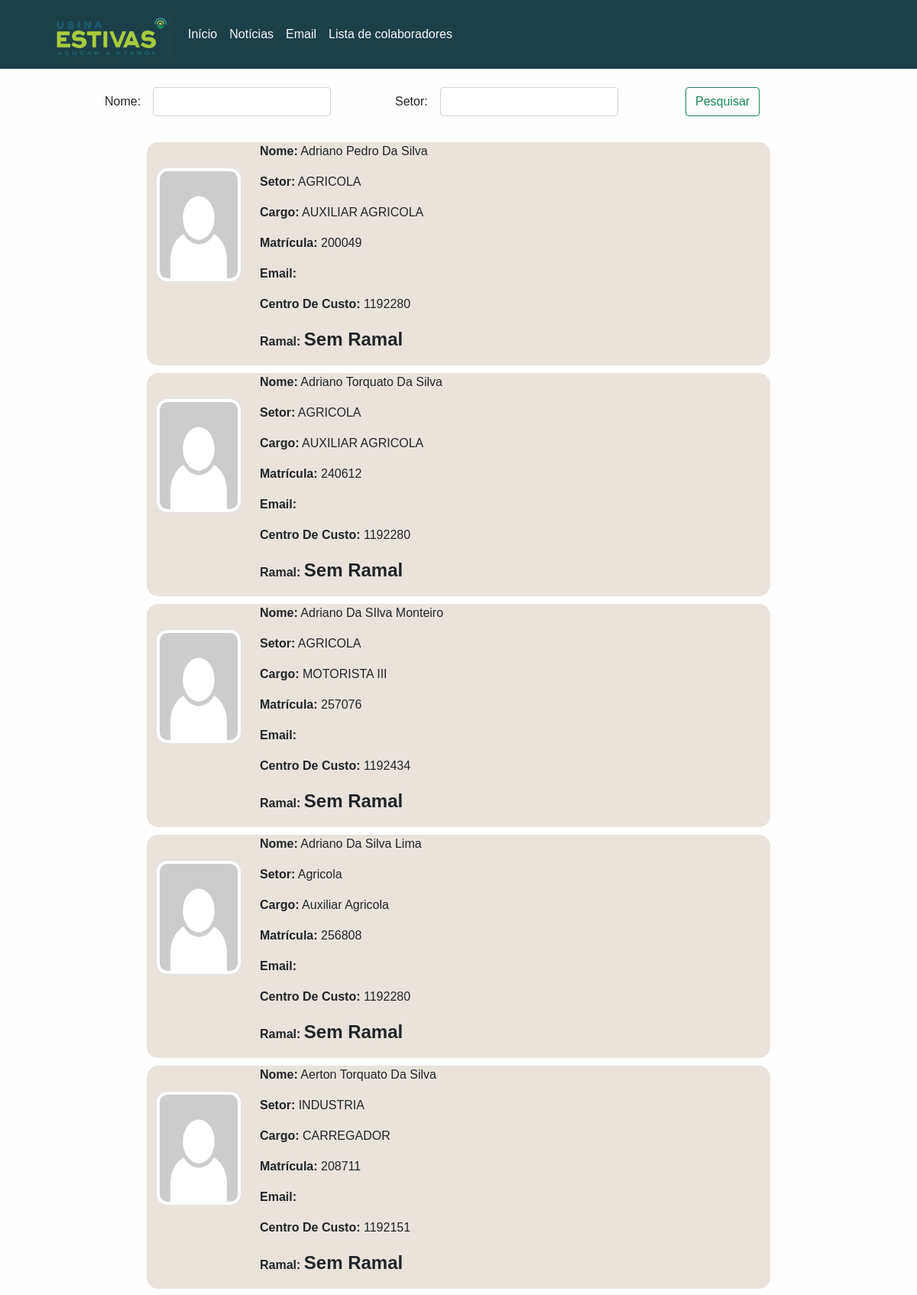
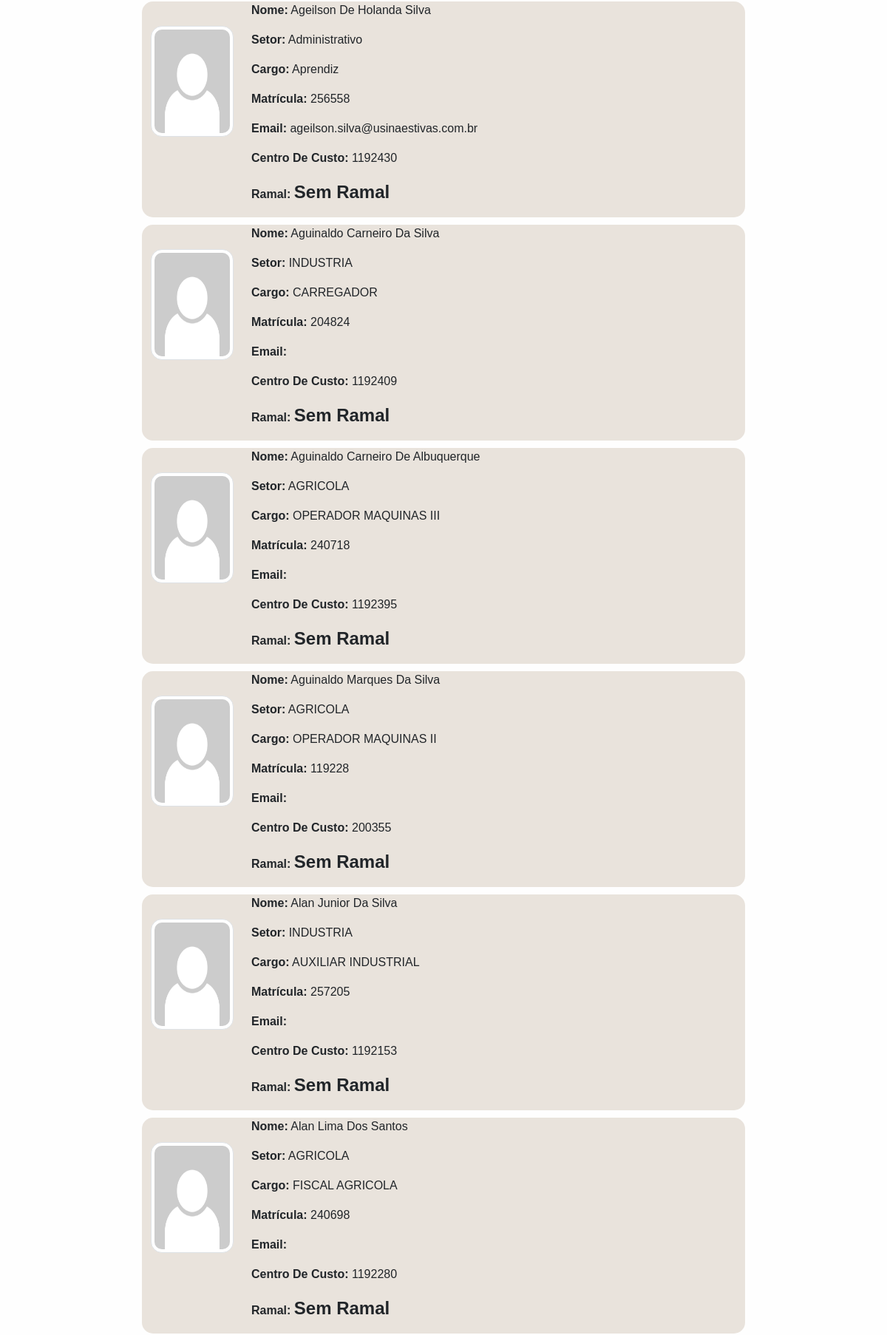
Page /ramal/ramais/?page=2 (upper part) on the committed database (2 pictures, top to bottom).
### ramais/models.py (models this page shows)
class Pessoa(models.Model):
	nome = models.CharField('Nome', max_length=150)
	setor = models.CharField('Setor', max_length=100)
	cargo = models.CharField('Cargo', max_length=50)
	matricula = models.CharField('Matricula', max_length=6, unique=True)
	email = models.CharField('Email', null=True, max_length=50)
	cc = models.CharField('Centro de custo', max_length=7, null=True)
	ramal = models.CharField('Ramal', max_length=9, null=True, default='Sem ramal')
	foto = models.ImageField('Foto', upload_to='usuarios', default='usuarios/sem-foto.png')

### ramais/views.py (the view)
# urls.py: path('ramal/ramais/', listaramais, name="listaramais"),
def listaramais(request):
	pessoa = Pessoa.objects.all().order_by('nome')
	meufiltro = FiltroPessoa(request.GET, queryset=pessoa)
	paginator = Paginator(meufiltro.qs, 12)
	page = request.GET.get('page')
	contacts = paginator.get_page(page)
	contexto = {
	'filtro': meufiltro,
	'contacts': contacts
	}
	return render(request, 'listaramais.html', contexto)

### ramais/templatetags/my_tags.py (called while the page is built)
@register.simple_tag
def my_url(value, field_name, urlencode=None):
    url = '?{}={}'.format(field_name, value)
    if urlencode:
        querystring = urlencode.split('&')
        filtered_querystring = filter(lambda p: p.split('=')[0] != field_name, querystring)
        encoded_querystring = '&'.join(filtered_querystring)
        url = '{}&{}'.format(url, encoded_querystring)
    return url

### ramais/templates/listaramais.html (shortened to what this page needs)
{% extends "base.html" %}
{% load static %}
{% load widget_tweaks %}
{% block conteudo %}
{% load my_tags %}
<div class="container">
  <form method="get" action="?nome=&setor=">
    <div class="row">
      <div class="col-md-1">
      </div>
    <div class="col-md-4 col-12">
      <div class="row g-3 align-items-center">
    <div class="col-auto">
      <label for="inputPassword6" class="col-form-label">Nome:</label>
    </div>
    <div class="col-auto">
      {% render_field filtro.form.nome class="form-control"%}
    </div>
  </div>
    </div>
    <div class="col-md-4 col-12">
      <div class="row g-3 align-items-center">
    <div class="col-auto">
      <label for="inputPassword6" class="col-form-label">Setor:</label>
    </div>
    <div class="col-auto">
      {% render_field filtro.form.setor class="form-control"%}
    </div>
  </div>
    </div>
    <div class="col-md-3 col-12">
    <button class="btn btn-outline-success" type="submit">Pesquisar</button>
  </div>
  </div>
</form>
<br>
  {% for pessoa in contacts %}
  <div class="row ramal">
    <div class="col-12 col-sm-6 col-md-2 foto">
      <img class="img-fluid img-thumbnail" src="/media/{{pessoa.foto}}">
    </div>
    <div class="col-12 col-sm-6 col-md-10 texto">
      <td>
      <p> <b>Nome:</b> {{pessoa.nome}}</p>
      <p> <b>Setor:</b> {{pessoa.setor}}</p>
      <p> <b>Cargo:</b> {{pessoa.cargo}}</p>
      <p> <b>Matrícula:</b> {{pessoa.matricula}}</p>
      <p style="display: inline;"> <b>Email:</b> <p style="text-transform: lowercase; display: inline;">{{pessoa.email}}</p></p>
      <p> <b>Centro de Custo:</b> {{pessoa.cc}}</p>
      <p> <b>Ramal:</b> <small class="numero">{{pessoa.ramal}}</small></p>
    </td>
    </div>
  </div>
  {% endfor %}
  <br>
</div>
{% endblock %}

### ramais/static/css/estilo.css (style rules this page uses)
body { font-family: 'Arial', sans-serif; background-color: #fefefe; }
.ramal { background-color: #e9e3dc; margin-left: 150px; margin-right: 150px; margin-top: 10px; border-radius: 15px; }
.foto img { margin-top: 33px; width: 130px; height: 150px; border-radius: 15px; align-items: center; }
.numero { font-weight: bold; font-size: 24px; }
.texto p { text-transform: capitalize; }

### rows in the picture
Pessoa: foto (picture), nome "Adriano Pedro Da Silva", setor "AGRICOLA", cargo "AUXILIAR AGRICOLA", matricula "200049", cc "1192280", ramal "Sem Ramal"
Pessoa: foto (picture), nome "Adriano Torquato Da Silva", setor "AGRICOLA", cargo "AUXILIAR AGRICOLA", matricula "240612", cc "1192280", ramal "Sem Ramal"
Pessoa: foto (picture), nome "Adriano Da SIlva Monteiro", setor "AGRICOLA", cargo "MOTORISTA III", matricula "257076", cc "1192434", ramal "Sem Ramal"
Pessoa: foto (picture), nome "Adriano Da Silva Lima", setor "Agricola", cargo "Auxiliar Agricola", matricula "256808", cc "1192280", ramal "Sem Ramal"
Pessoa: foto (picture), nome "Aerton Torquato Da Silva", setor "INDUSTRIA", cargo "CARREGADOR", matricula "208711", cc "1192151", ramal "Sem Ramal"
Pessoa: foto (picture), nome "Ageilson De Holanda Silva", setor "Administrativo", cargo "Aprendiz", matricula "256558", email "ageilson.silva@usinaestivas.com.br", cc "1192430", ramal "Sem Ramal"
Pessoa: foto (picture), nome "Aguinaldo Carneiro Da Silva", setor "INDUSTRIA", cargo "CARREGADOR", matricula "204824", cc "1192409", ramal "Sem Ramal"
Pessoa: foto (picture), nome "Aguinaldo Carneiro De Albuquerque", setor "AGRICOLA", cargo "OPERADOR MAQUINAS III", matricula "240718", cc "1192395", ramal "Sem Ramal"
Pessoa: foto (picture), nome "Aguinaldo Marques Da Silva", setor "AGRICOLA", cargo "OPERADOR MAQUINAS II", matricula "119228", cc "200355", ramal "Sem Ramal"
Pessoa: foto (picture), nome "Alan Junior Da Silva", setor "INDUSTRIA", cargo "AUXILIAR INDUSTRIAL", matricula "257205", cc "1192153", ramal "Sem Ramal"
Pessoa: foto (picture), nome "Alan Lima Dos Santos", setor "AGRICOLA", cargo "FISCAL AGRICOLA", matricula "240698", cc "1192280", ramal "Sem Ramal"
